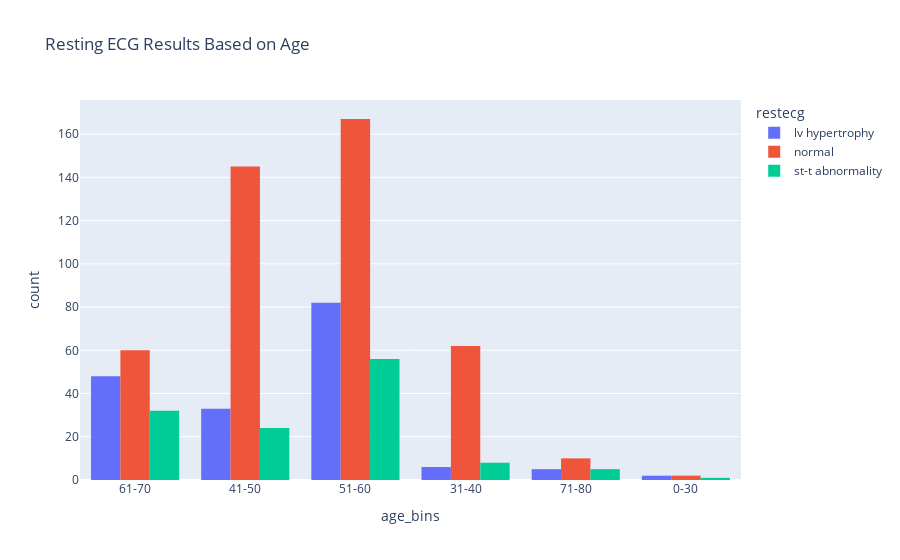

The cell this chart's notebook holds for it:
### Markdown cell above
#### REST ECG

### Code cell
fig = px.histogram(heart_df, x='age_bins', color='restecg', barmode='group', title='Resting ECG Results Based on Age')
fig.show()

### Figure 1 — Plotly figure (JSON) as saved in the notebook; plotly's stock layout.template omitted (floating-point values rounded to 4 significant figures; data arrays with more than 128 entries replaced by an {"elided": "..."} marker saying what was removed)
{"data": [{"alignmentgroup": "True", "bingroup": "x", "hovertemplate": "restecg=lv hypertrophy<br>age_bins=%{x}<br>count=%{y}<extra></extra>", "legendgroup": "lv hypertrophy", "marker": {"color": "#636efa", "pattern": {"shape": ""}}, "name": "lv hypertrophy", "offsetgroup": "lv hypertrophy", "orientation": "v", "showlegend": true, "type": "histogram", "x": {"elided": "176 str values"}, "xaxis": "x", "yaxis": "y"}, {"alignmentgroup": "True", "bingroup": "x", "hovertemplate": "restecg=normal<br>age_bins=%{x}<br>count=%{y}<extra></extra>", "legendgroup": "normal", "marker": {"color": "#EF553B", "pattern": {"shape": ""}}, "name": "normal", "offsetgroup": "normal", "orientation": "v", "showlegend": true, "type": "histogram", "x": {"elided": "446 str values"}, "xaxis": "x", "yaxis": "y"}, {"alignmentgroup": "True", "bingroup": "x", "hovertemplate": "restecg=st-t abnormality<br>age_bins=%{x}<br>count=%{y}<extra></extra>", "legendgroup": "st-t abnormality", "marker": {"color": "#00cc96", "pattern": {"shape": ""}}, "name": "st-t abnormality", "offsetgroup": "st-t abnormality", "orientation": "v", "showlegend": true, "type": "histogram", "x": ["51-60", "71-80", "51-60", "51-60", "0-30", "31-40", "31-40", "31-40", "31-40", "31-40", "31-40", "31-40", "41-50", "41-50", "41-50", "41-50", "41-50", "41-50", "41-50", "41-50", "41-50", "41-50", "41-50", "41-50", "41-50", "41-50", "51-60", "51-60", "51-60", "51-60", "51-60", "51-60", "51-60", "51-60", "51-60", "61-70", "61-70", "51-60", "51-60", "51-60", "41-50", "41-50", "41-50", "51-60", "41-50", "51-60", "51-60", "51-60", "51-60", "51-60", "51-60", "41-50", "41-50", "41-50", "51-60", "61-70", "61-70", "41-50", "51-60", "51-60", "61-70", "51-60", "51-60", "61-70", "51-60", "51-60", "71-80", "51-60", "51-60", "61-70", "51-60", "51-60", "61-70", "51-60", "51-60", "71-80", "61-70", "61-70", "51-60", "51-60", "61-70", "31-40", "61-70", "61-70", "61-70", "61-70", "51-60", "61-70", "51-60", "61-70", "71-80", "61-70", "61-70", "41-50", "41-50", "61-70", "61-70", "51-60", "51-60", "51-60", "51-60", "51-60", "51-60", "51-60", "51-60", "61-70", "71-80", "51-60", "61-70", "61-70", "61-70", "61-70", "61-70", "51-60", "61-70", "61-70", "51-60", "51-60", "51-60", "51-60", "61-70", "51-60", "61-70", "51-60", "61-70", "51-60"], "xaxis": "x", "yaxis": "y"}], "layout": {"barmode": "group", "legend": {"title": {"text": "restecg"}, "tracegroupgap": 0}, "title": {"text": "Resting ECG Results Based on Age"}, "xaxis": {"anchor": "y", "domain": [0, 1], "title": {"text": "age_bins"}}, "yaxis": {"anchor": "x", "domain": [0, 1], "title": {"text": "count"}}}}
